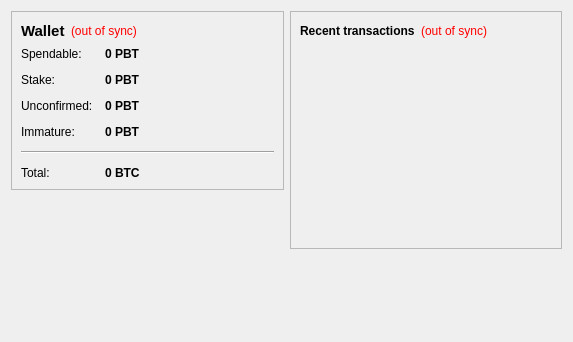
<?xml version="1.0" encoding="UTF-8"?>
<ui version="4.0">
 <class>OverviewPage</class>
 <widget class="QWidget" name="OverviewPage">
  <property name="geometry">
   <rect>
    <x>0</x>
    <y>0</y>
    <width>573</width>
    <height>342</height>
   </rect>
  </property>
  <property name="windowTitle">
   <string>Form</string>
  </property>
  <layout class="QHBoxLayout" name="horizontalLayout" stretch="1,1">
   <item>
    <layout class="QVBoxLayout" name="verticalLayout_2">
     <item>
      <widget class="QFrame" name="frame">
       <property name="frameShape">
        <enum>QFrame::StyledPanel</enum>
       </property>
       <property name="frameShadow">
        <enum>QFrame::Raised</enum>
       </property>
       <layout class="QVBoxLayout" name="verticalLayout_4">
        <item>
         <layout class="QHBoxLayout" name="horizontalLayout_4">
          <item>
           <widget class="QLabel" name="label_5">
            <property name="font">
             <font>
              <pointsize>11</pointsize>
              <weight>75</weight>
              <bold>true</bold>
             </font>
            </property>
            <property name="text">
             <string>Wallet</string>
            </property>
           </widget>
          </item>
          <item>
           <widget class="QLabel" name="labelWalletStatus">
            <property name="toolTip">
             <string>The displayed information may be out of date. Your wallet automatically synchronizes with the Probit network after a connection is established, but this process has not completed yet.</string>
            </property>
            <property name="styleSheet">
             <string notr="true">QLabel { color: red; }</string>
            </property>
            <property name="text">
             <string notr="true">(out of sync)</string>
            </property>
            <property name="alignment">
             <set>Qt::AlignLeading|Qt::AlignLeft|Qt::AlignVCenter</set>
            </property>
           </widget>
          </item>
          <item>
           <spacer name="horizontalSpacer_2">
            <property name="orientation">
             <enum>Qt::Horizontal</enum>
            </property>
            <property name="sizeHint" stdset="0">
             <size>
              <width>40</width>
              <height>20</height>
             </size>
            </property>
           </spacer>
          </item>
         </layout>
        </item>
        <item>
         <layout class="QFormLayout" name="formLayout_2">
          <property name="fieldGrowthPolicy">
           <enum>QFormLayout::AllNonFixedFieldsGrow</enum>
          </property>
          <property name="horizontalSpacing">
           <number>12</number>
          </property>
          <property name="verticalSpacing">
           <number>12</number>
          </property>
          <item row="0" column="0">
           <widget class="QLabel" name="label">
            <property name="text">
             <string>Spendable:</string>
            </property>
           </widget>
          </item>
          <item row="0" column="1">
           <widget class="QLabel" name="labelBalance">
            <property name="font">
             <font>
              <weight>75</weight>
              <bold>true</bold>
             </font>
            </property>
            <property name="cursor">
             <cursorShape>IBeamCursor</cursorShape>
            </property>
            <property name="toolTip">
             <string>Your current spendable balance</string>
            </property>
            <property name="text">
             <string notr="true">0 PBT</string>
            </property>
            <property name="textInteractionFlags">
             <set>Qt::LinksAccessibleByMouse|Qt::TextSelectableByKeyboard|Qt::TextSelectableByMouse</set>
            </property>
           </widget>
          </item>
          <item row="1" column="0">
           <widget class="QLabel" name="label_6">
            <property name="text">
             <string>Stake:</string>
            </property>
           </widget>
          </item>
          <item row="1" column="1">
           <widget class="QLabel" name="labelStake">
            <property name="font">
             <font>
              <weight>75</weight>
              <bold>true</bold>
             </font>
            </property>
            <property name="cursor">
             <cursorShape>IBeamCursor</cursorShape>
            </property>
            <property name="toolTip">
             <string>Total of coins that was staked, and do not yet count toward the current balance</string>
            </property>
            <property name="text">
             <string notr="true">0 PBT</string>
            </property>
            <property name="textInteractionFlags">
             <set>Qt::LinksAccessibleByMouse|Qt::TextSelectableByKeyboard|Qt::TextSelectableByMouse</set>
            </property>
           </widget>
          </item>
          <item row="2" column="0">
           <widget class="QLabel" name="label_3">
            <property name="text">
             <string>Unconfirmed:</string>
            </property>
           </widget>
          </item>
          <item row="2" column="1">
           <widget class="QLabel" name="labelUnconfirmed">
            <property name="font">
             <font>
              <weight>75</weight>
              <bold>true</bold>
             </font>
            </property>
            <property name="cursor">
             <cursorShape>IBeamCursor</cursorShape>
            </property>
            <property name="toolTip">
             <string>Total of transactions that have yet to be confirmed, and do not yet count toward the current balance</string>
            </property>
            <property name="text">
             <string notr="true">0 PBT</string>
            </property>
            <property name="textInteractionFlags">
             <set>Qt::LinksAccessibleByMouse|Qt::TextSelectableByKeyboard|Qt::TextSelectableByMouse</set>
            </property>
           </widget>
          </item>
          <item row="3" column="0">
           <widget class="QLabel" name="labelImmatureText">
            <property name="text">
             <string>Immature:</string>
            </property>
           </widget>
          </item>
          <item row="3" column="1">
           <widget class="QLabel" name="labelImmature">
            <property name="font">
             <font>
              <weight>75</weight>
              <bold>true</bold>
             </font>
            </property>
            <property name="toolTip">
             <string>Mined balance that has not yet matured</string>
            </property>
            <property name="text">
             <string notr="true">0 PBT</string>
            </property>
            <property name="textInteractionFlags">
             <set>Qt::LinksAccessibleByMouse|Qt::TextSelectableByKeyboard|Qt::TextSelectableByMouse</set>
            </property>
           </widget>
          </item>
          <item row="4" column="0" colspan="2">
           <widget class="Line" name="line">
            <property name="orientation">
             <enum>Qt::Horizontal</enum>
            </property>
           </widget>
          </item>
          <item row="5" column="0">
           <widget class="QLabel" name="labelTotalText">
            <property name="text">
             <string>Total:</string>
            </property>
           </widget>
          </item>
          <item row="5" column="1">
           <widget class="QLabel" name="labelTotal">
            <property name="font">
             <font>
              <weight>75</weight>
              <bold>true</bold>
             </font>
            </property>
            <property name="cursor">
             <cursorShape>IBeamCursor</cursorShape>
            </property>
            <property name="toolTip">
             <string>Your current total balance</string>
            </property>
            <property name="text">
             <string notr="true">0 BTC</string>
            </property>
            <property name="textInteractionFlags">
             <set>Qt::LinksAccessibleByMouse|Qt::TextSelectableByKeyboard|Qt::TextSelectableByMouse</set>
            </property>
           </widget>
          </item>
         </layout>
        </item>
       </layout>
      </widget>
     </item>
     <item>
      <spacer name="verticalSpacer">
       <property name="orientation">
        <enum>Qt::Vertical</enum>
       </property>
       <property name="sizeHint" stdset="0">
        <size>
         <width>20</width>
         <height>40</height>
        </size>
       </property>
      </spacer>
     </item>
    </layout>
   </item>
   <item>
    <layout class="QVBoxLayout" name="verticalLayout_3">
     <item>
      <widget class="QFrame" name="frame_2">
       <property name="frameShape">
        <enum>QFrame::StyledPanel</enum>
       </property>
       <property name="frameShadow">
        <enum>QFrame::Raised</enum>
       </property>
       <layout class="QVBoxLayout" name="verticalLayout">
        <item>
         <layout class="QHBoxLayout" name="horizontalLayout_2">
          <item>
           <widget class="QLabel" name="label_4">
            <property name="text">
             <string>&lt;b&gt;Recent transactions&lt;/b&gt;</string>
            </property>
           </widget>
          </item>
          <item>
           <widget class="QLabel" name="labelTransactionsStatus">
            <property name="toolTip">
             <string>The displayed information may be out of date. Your wallet automatically synchronizes with the Probit network after a connection is established, but this process has not completed yet.</string>
            </property>
            <property name="styleSheet">
             <string notr="true">QLabel { color: red; }</string>
            </property>
            <property name="text">
             <string notr="true">(out of sync)</string>
            </property>
            <property name="alignment">
             <set>Qt::AlignRight|Qt::AlignTrailing|Qt::AlignVCenter</set>
            </property>
           </widget>
          </item>
          <item>
           <spacer name="horizontalSpacer">
            <property name="orientation">
             <enum>Qt::Horizontal</enum>
            </property>
            <property name="sizeHint" stdset="0">
             <size>
              <width>40</width>
              <height>20</height>
             </size>
            </property>
           </spacer>
          </item>
         </layout>
        </item>
        <item>
         <widget class="QListView" name="listTransactions">
          <property name="styleSheet">
           <string notr="true">QListView { background: transparent; }</string>
          </property>
          <property name="frameShape">
           <enum>QFrame::NoFrame</enum>
          </property>
          <property name="verticalScrollBarPolicy">
           <enum>Qt::ScrollBarAlwaysOff</enum>
          </property>
          <property name="horizontalScrollBarPolicy">
           <enum>Qt::ScrollBarAlwaysOff</enum>
          </property>
          <property name="selectionMode">
           <enum>QAbstractItemView::NoSelection</enum>
          </property>
         </widget>
        </item>
       </layout>
      </widget>
     </item>
     <item>
      <spacer name="verticalSpacer_2">
       <property name="orientation">
        <enum>Qt::Vertical</enum>
       </property>
       <property name="sizeHint" stdset="0">
        <size>
         <width>20</width>
         <height>40</height>
        </size>
       </property>
      </spacer>
     </item>
    </layout>
   </item>
  </layout>
 </widget>
 <resources/>
 <connections/>
</ui>
